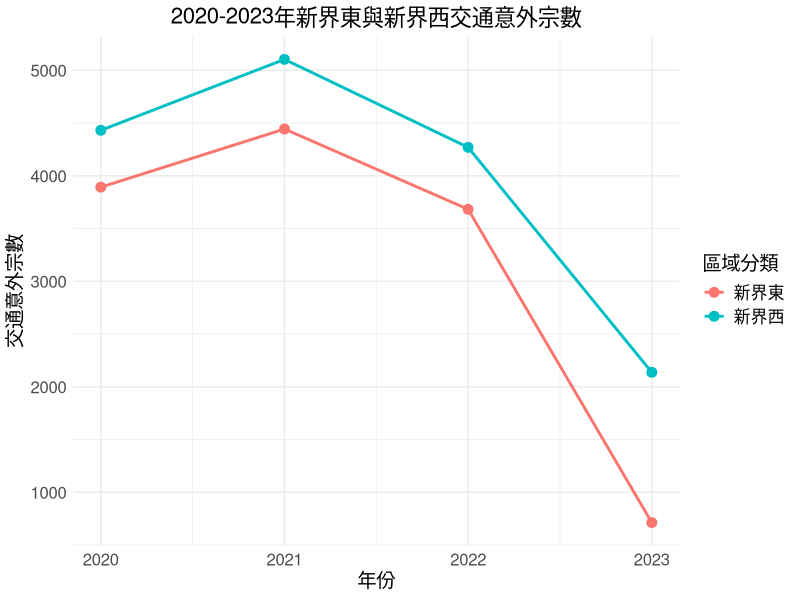

Write R code to recreate this figure.
# 安裝 ggplot2 套件（如果尚未安裝）
if (!require(ggplot2)) install.packages("ggplot2")

# 載入 ggplot2 套件
library(ggplot2)
library(dplyr)

# 創建數據框
traffic_data <- data.frame(
  Year = c(rep(2020, 9), rep(2021, 9), rep(2022, 9), rep(2023, 9)),
  District = rep(c("大埔", "元朗", "屯門", "北區", "西貢", "沙田", "荃灣", "葵青", "離島"), 4),
  Accidents = c(1074, 1571, 754, 690, 725, 1403, 926, 858, 322, # 2020
                1211, 1859, 944, 812, 803, 1617, 962, 973, 365, # 2021
                900, 1384, 687, 645, 682, 1455, 941, 896, 361, # 2022
                NA, 776, 369, NA, 139, 574, 992, NA, NA) # 2023
)

# 添加區域分類（新界東和新界西）
traffic_data <- traffic_data %>%
  mutate(
    RegionGroup = case_when(
      District %in% c("大埔", "北區", "西貢", "沙田") ~ "新界東",
      District %in% c("元朗", "屯門", "荃灣", "葵青", "離島") ~ "新界西",
      TRUE ~ "其他"
    )
  )

# 按區域分類匯總數據
traffic_data_grouped <- traffic_data %>%
  filter(RegionGroup %in% c("新界東", "新界西")) %>% # 只保留新界東和新界西
  group_by(Year, RegionGroup) %>%
  summarise(Accidents = sum(Accidents, na.rm = TRUE), .groups = "drop") # 匯總交通意外數

# 繪製折線圖
ggplot(traffic_data_grouped, aes(x = Year, y = Accidents, color = RegionGroup, group = RegionGroup)) +
  geom_line(linewidth = 1) + # 替換 size 為 linewidth
  geom_point(size = 3) +
  labs(
    title = "2020-2023年新界東與新界西交通意外宗數",
    x = "年份",
    y = "交通意外宗數",
    color = "區域分類"
  ) +
  theme_minimal() +
  theme(
    plot.title = element_text(hjust = 0.5, size = 16),
    axis.title = element_text(size = 14),
    axis.text = element_text(size = 12),
    legend.title = element_text(size = 14),
    legend.text = element_text(size = 12)
  )